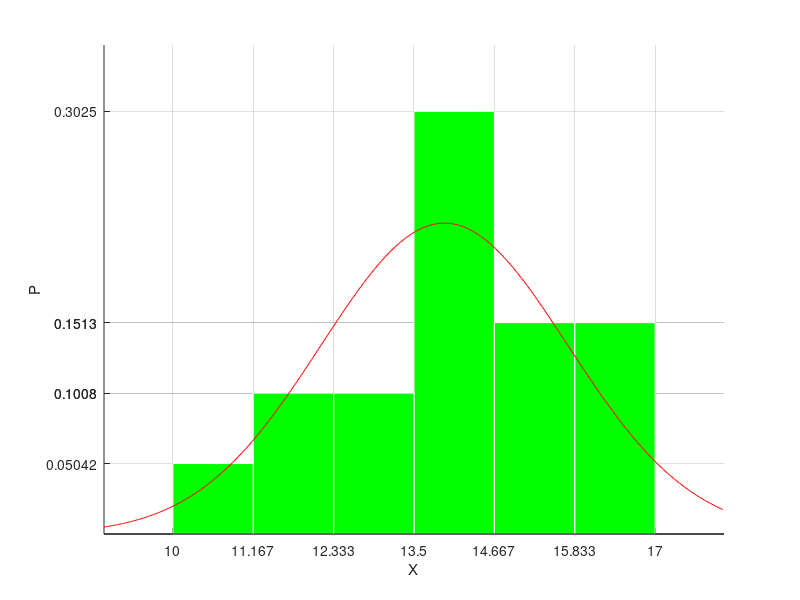
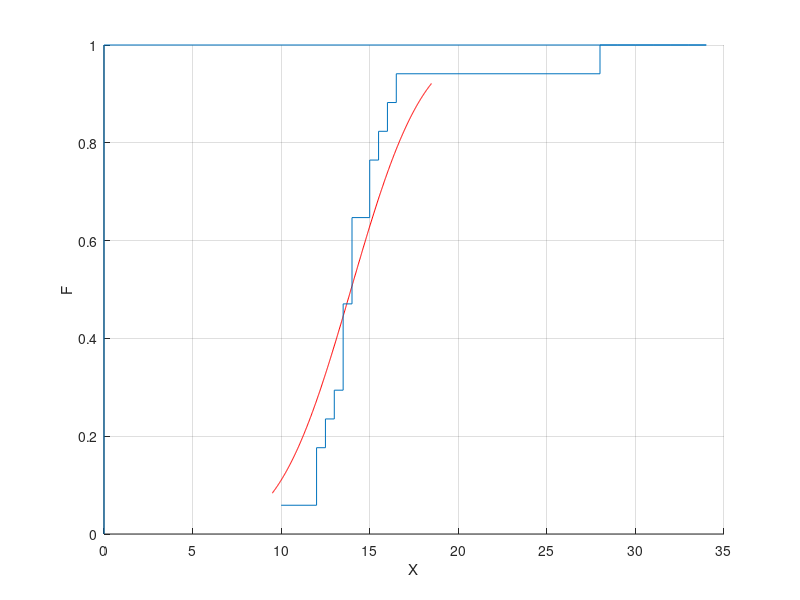

MATLAB code for these plots, in order:
function main()
	pkg load statistics

	X = dlmread("2.txt", ",");

	X = sort(X);

	% (a) минимальное и максимальное значение
	m_max = max(X);
	m_min = min(X);

    fprintf("(a) Максимальное значение выборки (M_max) = %f\n", m_max)
    fprintf("    Минимальное значение выборки  (M_min) = %f\n", m_min)
    fprintf("-------------------------------------------------\n")

	% (б) размах выборки
    r = m_max - m_min;
    fprintf("(б) Размах выборки (R) = %f\n", r)
    fprintf("------------------------------\n")

    % (в) вычисление оценок MX DX
    n = length(X);
    mu = sum(X) / n;
    s_2 = sum((X - mu).^2) / (n - 1);
    sigma = sqrt(s_2);

	fprintf("(в) Оценка математического ожидания (mu) = %f\n", mu)
    fprintf("    Оценка дисперсии (s_2) = %f\n", s_2)
    fprintf("----------------------------------------\n")

	% (г) группировка значений выборки в m = [log_2 n] + 2 интервала
	m = floor(log2(n)) + 2;

	bins = [];
	cur = m_min;

	for i = 1:(m + 1)
		bins(i) = cur;
		cur = cur + r / m;
	end

	eps = 1e-6;
	counts = [];
	j = 1;

	for i = 1:(m - 1)
		cur_count = 0;

		for j = 1:n

			if (bins(i) < X(j) || abs(bins(i) - X(j)) < eps) && X(j) < bins(i + 1)
				cur_count = cur_count + 1;
			endif

		endfor

		counts(i) = cur_count;
	endfor

	cur_count = 0;

	for j = 1:n

		if (bins(m) < X(j) || abs(bins(m) - X(j)) < eps) && (X(j) < bins(m + 1) || abs(bins(m + 1) - X(j)) < eps)
			cur_count = cur_count + 1;
		endif

    endfor

    counts(m) = cur_count;

    fprintf("(г) группировка значений выборки в m = [log_2 n] + 2 интервала:\n");

    for i = 1:(m - 1)
        fprintf("    [%f : %f) - %d вхожд.\n", bins(i), bins(i + 1), counts(i));
    end

    fprintf("    [%f : %f] - %d вхожд.\n", bins(m), bins(m + 1), counts(m));

    fprintf("----------------------------------------\n");

	% (д)  построение гистограммы и графика функции плотности

	fprintf("(д) построение гистограммы и графика функции плотности\n");
    fprintf("    распределения вероятностей нормальной случайной величины\n");

    figure;
    hold on;
    grid on;
	n = length(X);
	delta = r / m;
	middles = zeros(1, m);
	xx = zeros(1, m);

	for i = 1:m
		xx(i) = counts(i) / (n * delta);
	endfor

	for i = 1:m
		middles(i) = bins(i + 1) - (delta / 2);
	endfor

	fprintf("    высоты столбцов гистограммы:\n");

	for i = 1:m
		fprintf("    [%d] : %f\n", i, xx(i));
	endfor

	fprintf("[проверка] площадь гистограммы s = %f\n", sum(xx) * delta);

	set(gca, "xtick", bins);
	set(gca, "ytick", xx);
	set(gca, "xlim", [min(bins) - 1, max(bins) + 1]);
	bar(middles, xx, 1, "facecolor", "g", "edgecolor", "w");

	X_n = (m_min - 1):(sigma / 100):(m_max + 1);
	X_pdf = normpdf(X_n, mu, sigma);
	plot(X_n, X_pdf, "r");
    xlabel('X')
    ylabel('P')
    print -djpg hist.jpg
    hold off;

    fprintf("----------------------------------------\n");

	% (е) построение графика эмпирической функции распределения

    fprintf("(е) построение графика эмпирической функции распределения\n");
    fprintf("    и функции распределения нормальной случайной величины\n");

    figure;
    hold on;
    grid on;
	n = length(X);
	xx = zeros(1, length(X) + 1);
	curss = 1;

	bins = zeros(1, length(X) + 1);
	bins(1) = X(1);
	xx(1) = 1;
	for i = 2:length(X)
		if (bins(curss) != X(i))
			curss+= 1;
			bins(curss) = X(i);
			xx(curss) = xx(curss-1);
		endif
		if (bins(curss) == X(i))
			xx(curss) += 1;
		endif
	end

	xx = xx ./ length(X);

	for i = curss:length(X)
		xx(i) = 1;
		bins(i) = max(X) + i;
	end

	X_n = (min(X) - 0.5):(sigma / 100):(max(X) + 1.5);
	X_cdf = normcdf(X_n, mu, s_2);
	plot(X_n, X_cdf, "r");

	%set(gca, "xtick", bins);
	%set(gca, "ylim", [0, 1.1]);
	%set(gca, "ytick", xx);
	stairs(bins, xx);


	fprintf("%d\n", xx)
	fprintf("%d\n", bins)


    xlabel('X')
    ylabel('F')
    print -djpg cdf2.jpg
    hold off;
end